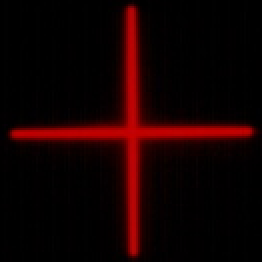
#> input picture 2_transformacje/krzyz_1.tif, 131 x 131 px, given in place of 724.tif, which was not available (shown 2 times larger); the run also reads 1 picture not shown here
$ python template_matching.py
#> lines starting #> are read from the running program, lines starting #| are printed output that depends on the picture; pictures that were not available may be replaced by others from this repository, and a replacement may not be noted
import cv2
import numpy as np
import os

os.chdir('2_transformacje/')

img = cv2.imread('724.tif')
#> img is the input picture: shape (131, 131, 3); mean B, G, R 0.6, 0.5, 19.9
img = cv2.rotate(img, cv2.ROTATE_180)
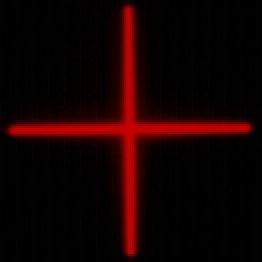
#> img: shape (131, 131, 3) (shown 2 times larger); mean B, G, R 0.6, 0.5, 19.9
gImg = cv2.cvtColor(img, cv2.COLOR_BGR2GRAY)
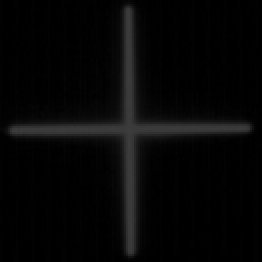
#> gImg: shape (131, 131) (shown 2 times larger); min 0, max 61, mean 6.3

krzyz_1 = cv2.imread('krzyz_1.tif',0)
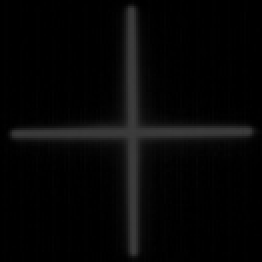
#> krzyz_1: shape (131, 131) (shown 2 times larger); min 0, max 61, mean 6.3
krzyz_2 = cv2.imread('krzyz_2.tif',0)
templates = [krzyz_1, krzyz_2]

topleft_x = 0
topleft_y = 0

zoom_level = 200

cropped_img = None

centers = []

def match(event, x, y, flags, params):
    global topleft_x, topleft_y, cropped_img, zoom_level, img, w, h, centers, templates
    if event == cv2.EVENT_LBUTTONDBLCLK:
        g_cropped_img = cv2.cvtColor(cropped_img, cv2.COLOR_BGR2GRAY)

        for template in templates:
            w, h = template.shape[::-1]
            result = cv2.matchTemplate(g_cropped_img, template, cv2.TM_CCOEFF_NORMED)
            _, max_val, _, max_loc = cv2.minMaxLoc(result)

            if max_val > 0.75:
                max_loc_img = (max_loc[0] + topleft_x - zoom_level, max_loc[1] + topleft_y - zoom_level)
                btm_right_img = (max_loc_img[0] + w, max_loc_img[1] + h)

                center_x = max_loc_img[0] + w / 2
                center_y = max_loc_img[1] + h / 2
                centers.append((center_x, center_y))
                rec = cv2.rectangle(img, max_loc_img, btm_right_img, (0, 0, 255), 5)

                cv2.imshow('zdjecie pelne', rec)
                cv2.destroyWindow('zoom')


def zoom(event, x, y, flags, params):
    global topleft_x, topleft_y, cropped_img
    if event == cv2.EVENT_LBUTTONDBLCLK:
        topleft_x = x
        topleft_y = y

        min_x = max(x - zoom_level, 0)
        max_x = min(x + zoom_level, img.shape[1])
        min_y = max(y - zoom_level, 0)
        max_y = min(y + zoom_level, img.shape[0])
        cropped_img = img[min_y:max_y, min_x:max_x]

        cv2.imshow('zoom', cropped_img)
        cv2.setMouseCallback('zoom', match)

while(1):
    cv2.namedWindow('zdjecie pelne', cv2.WINDOW_NORMAL)
    cv2.setMouseCallback('zdjecie pelne', zoom)
    cv2.imshow('zdjecie pelne', img)
    if cv2.waitKey(20) & 0xFF == 27:
#> (key Esc is pressed here)
        break

if len(centers) == 8:
    with open('pikselowe.txt', 'w') as f:
        for i,center in enumerate(centers):
            f.write(f'{i+1} {center[0]} {center[1]}\n')

tlowe = []
with open('tlowe.txt', 'r') as f:
#> (reads 2_transformacje/tlowe.txt from the repository)
    for line in f:
        _, x, y = map(float, line.split())
        tlowe.append((x, y))
tlowe = np.array(tlowe)

pikselowe = []
with open('pikselowe.txt', 'r') as f:
#> (reads 2_transformacje/pikselowe.txt from the repository)
    for line in f:
        _, x, y = map(float, line.split())
        pikselowe.append((x, y))
pikselowe = np.array(pikselowe)

A = []
L = []
for xi, yi, Xi, Yi in zip(pikselowe[:,0], pikselowe[:,1], tlowe[:,0], tlowe[:,1]):
    L.append([Xi])
    L.append([Yi])
    A.append([1, xi, yi, 0, 0, 0])
    A.append([0, 0, 0, 1, xi, yi])
A = np.array(A)
L = np.array(L)

X = np.linalg.inv(A.T @ A) @ A.T @ L
X = np.array(X).reshape(-1)
print(f"Wyznaczone parametry:\n {X}\n")

X0 = np.array([X[0], X[3]])
A = np.array([[X[1], X[2]], [X[4], X[5]]])

nowe = []
for xi, yi in pikselowe:
    x, y = X0 + A @ np.array([xi, yi])
    nowe.append((x, y))
nowe = np.array(nowe)
print(f"Obliczone współrzędne:\n {nowe}\n")

v = nowe - tlowe
print(f"Wartości błędów na badanych punktach:\n {v}\n")

m0 = np.sqrt(np.sum(v**2)/(len(v)-6))
print(f"Wartość błędu wyrównania:\n {m0}\n")
